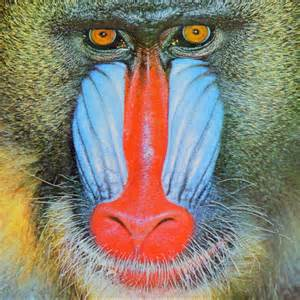
#> input picture Homework1/part1/image1.jpg, 300 x 300 px
$ jupyter execute homework1.ipynb   (shell and % lines are left out)
#> lines starting #> are read from the running program, lines starting #| are printed output that depends on the picture
### Homework1/part1/imageManip.py
import math

import numpy as np
from PIL import Image
from skimage import color, io


def load(image_path):
    """Loads an image from a file path.

    HINT: Look up `skimage.io.imread()` function.

    Args:
        image_path: file path to the image.

    Returns:
        out: numpy array of shape(image_height, image_width, 3).
    """
    out = None

    try:
        out = io.imread(image_path)
    except Exception as e:
        print(e)
        return None

    # Let's convert the image to be between the correct range.
    out = out.astype(np.float64) / 255
    return out


def crop_image(image, start_row, start_col, num_rows, num_cols):
    """Crop an image based on the specified bounds.

    Args:
        image: numpy array of shape(image_height, image_width, 3).
        start_row (int): The starting row index we want to include in our cropped image.
        start_col (int): The starting column index we want to include in our cropped image.
        num_rows (int): Number of rows in our desired cropped image.
        num_cols (int): Number of columns in our desired cropped image.

    Returns:
        out: numpy array of shape(num_rows, num_cols, 3).
    """
    out = image[start_row : start_row + num_rows, start_col : start_col + num_cols]

    return out


def dim_image(image):
    """Change the value of every pixel by following

                        x_n = 0.5*x_p^2

    where x_n is the new value and x_p is the original value.

    Args:
        image: numpy array of shape(image_height, image_width, 3).

    Returns:
        out: numpy array of shape(image_height, image_width, 3).
    """

    out = 0.5 * np.square(image)

    return out


def resize_image(input_image, output_rows, output_cols):
    """Resize an image using the nearest neighbor method.

    Args:
        input_image (np.ndarray): RGB image stored as an array, with shape
            `(input_rows, input_cols, 3)`.
        output_rows (int): Number of rows in our desired output image.
        output_cols (int): Number of columns in our desired output image.

    Returns:
        np.ndarray: Resized image, with shape `(output_rows, output_cols, 3)`.
    """
    input_rows, input_cols, channels = input_image.shape
    assert channels == 3

    # 1. Create the resized output image
    output_image = np.zeros(shape=(output_rows, output_cols, 3))

    # 2. Populate the `output_image` array using values from `input_image`
    #    > This should require two nested for loops!

    for i in range(output_rows):
        for j in range(output_cols):
            input_row = math.floor((i / output_rows) * input_rows)
            input_col = math.floor((j / output_cols) * input_cols)
            output_image[i, j] = input_image[input_row, input_col]

    # 3. Return the output image
    return output_image


def rotate2d(point, theta):
    """Rotate a 2D coordinate by some angle theta.

    Args:
        point (np.ndarray): A 1D NumPy array containing two values: an x and y coordinate.
        theta (float): An theta to rotate by, in radians.

    Returns:
        np.ndarray: A 1D NumPy array containing your rotated x and y values.
    """
    assert point.shape == (2,)
    assert isinstance(theta, float)

    x, y = point
    x_rot = x * np.cos(theta) - y * np.sin(theta)
    y_rot = x * np.sin(theta) + y * np.cos(theta)

    return np.array([x_rot, y_rot])


def rotate_image(input_image, theta):
    """Rotate an image by some angle theta.

    Args:
        input_image (np.ndarray): RGB image stored as an array, with shape
            `(input_rows, input_cols, 3)`.
        theta (float): Angle to rotate our image by, in radians.

    Returns:
        (np.ndarray): Rotated image, with the same shape as the input.
    """
    input_rows, input_cols, channels = input_image.shape
    assert channels == 3

    # 1. Create an empty output image with the same shape
    output_image = np.zeros_like(input_image)

    # 2. Compute the center of the image (we rotate around the center)
    center_y = input_rows / 2
    center_x = input_cols / 2

    # 3. Loop through each pixel in the output image
    for i in range(input_rows):
        for j in range(input_cols):
            # Convert (i, j) to (x, y) relative to image center
            y = i - center_y
            x = j - center_x

            # Apply inverse rotation to find the corresponding source position
            x_in, y_in = rotate2d(np.array([x, y]), -theta)

            # Convert back to image coordinates
            input_i = int(round(y_in + center_y))
            input_j = int(round(x_in + center_x))

            # If the mapped input position is within image bounds, copy pixel
            if 0 <= input_i < input_rows and 0 <= input_j < input_cols:
                output_image[i, j] = input_image[input_i, input_j]

    return output_image

### Homework1/part1/linalg.py
import numpy as np


def dot_product(a, b):
    """Implement dot product between the two vectors: a and b.

    (optional): While you can solve this using for loops, we recommend
    that you look up `np.dot()` online and use that instead.

    When inputs are 2-D array, `np.matmul()` and `np.dot()` have same result,
    you can also use `np.matmul()`.

    notice that `np.dot()` and `np.matmul()` need `a` with shape (x, n), `b` with shape `(n, x)
    so you need to transpose `a`, you can use syntax `a.T`.


    Args:
        a: numpy array of shape (n, x)
        b: numpy array of shape (n, x)

    Returns:
        out: numpy array of shape (x, x) (scalar if x = 1)
    """

    # Input validation
    if a.shape != b.shape:
        raise ValueError("Input arrays must have the same shape.")
    if a.ndim != 2 or b.ndim != 2:
        raise ValueError("Input arrays must be 2-dimensional.")

    # Calculate dot product
    out = np.dot(a.T, b)
    return out


def complicated_matrix_function(M, a, b):
    """Implement (a^Tb) x (Ma), `a^T` is transpose of `a`,
    (a^Tb) is matrix multiplication of a^T and b,
    (Ma) is matrix multiplication of M and a.

    You can use `np.matmul()` to do matrix multiplication.

    Args:
        M: numpy matrix of shape (x, n).
        a: numpy array of shape (n, 1).
        b: numpy array of shape (n, 1).

    Returns:
        out: numpy matrix of shape (x, 1).
    """

    # Input validation
    if a.shape != b.shape:
        raise ValueError("Input arrays must have the same shape.")
    if a.ndim != 2 or b.ndim != 2:
        raise ValueError("Input arrays must be 2-dimensional.")
    if a.shape[1] != 1 or b.shape[1] != 1:
        raise ValueError("Input arrays must have shape (n, 1).")
    if M.shape[1] != a.shape[0]:
        raise ValueError("Input arrays must have compatible shapes.")

    # Calculate (a^Tb) x (Ma)
    out = np.dot(a.T, b) * np.dot(M, a)
    return out


def eigen_decomp(M):
    """Implement eigenvalue decomposition.

    (optional): You might find the `np.linalg.eig` function useful.

    Args:
        matrix: numpy matrix of shape (m, m)

    Returns:
        w: numpy array of shape (m,) such that the column v[:,i] is the eigenvector corresponding to the eigenvalue w[i].
        v: Matrix where every column is an eigenvector.
    """

    # Input validation
    if M.shape[0] != M.shape[1]:
        raise ValueError("Input matrix must be square.")
    if M.ndim != 2:
        raise ValueError("Input matrix must be 2-dimensional.")

    # Calculate eigenvalue decomposition
    w, v = np.linalg.eig(M)
    return w, v


def euclidean_distance_native(u, v):
    """Computes the Euclidean distance between two vectors, represented as Python
    lists.

    Args:
        u (List[float]): A vector, represented as a list of floats.
        v (List[float]): A vector, represented as a list of floats.

    Returns:
        float: Euclidean distance between `u` and `v`.
    """
    # First, run some checks:
    # assert isinstance(u, list)
    # assert isinstance(v, list)
    # assert len(u) == len(v)

    if not isinstance(u, list):
        raise ValueError("Input u must be a list.")
    if not isinstance(v, list):
        raise ValueError("Input v must be a list.")
    if len(u) != len(v):
        raise ValueError("Input lists must have the same length.")

    # Compute the distance!
    # Notes:
    #  1) Try breaking this problem down: first, we want to get
    #     the difference between corresponding elements in our
    #     input arrays. Then, we want to square these differences.
    #     Finally, we want to sum the squares and square root the
    #     sum.

    # distance = np.sum(np.square(np.array(u) - np.array(v)))
    # distance = np.sqrt(distance)

    distance = np.linalg.norm(np.array(u) - np.array(v))
    return distance


def euclidean_distance_numpy(u, v):
    """Computes the Euclidean distance between two vectors, represented as NumPy
    arrays.

    Args:
        u (np.ndarray): A vector, represented as a NumPy array.
        v (np.ndarray): A vector, represented as a NumPy array.

    Returns:
        float: Euclidean distance between `u` and `v`.
    """
    # First, run some checks:
    # assert isinstance(u, np.ndarray)
    # assert isinstance(v, np.ndarray)
    # assert u.shape == v.shape

    if not isinstance(u, np.ndarray):
        raise ValueError("Input u must be a NumPy array.")
    if not isinstance(v, np.ndarray):
        raise ValueError("Input v must be a NumPy array.")
    if u.shape != v.shape:
        raise ValueError("Input arrays must have the same shape.")

    # if u.ndim != 1 or v.ndim != 1:
    #     raise ValueError("Input arrays must be 1-dimensional.")

    # Compute the distance!
    # Note:
    #  1) You shouldn't need any loops
    #  2) Some functions you can Google that might be useful:
    #         np.sqrt(), np.sum()
    #  3) Try breaking this problem down: first, we want to get
    #     the difference between corresponding elements in our
    #     input arrays. Then, we want to square these differences.
    #     Finally, we want to sum the squares and square root the
    #     sum.

    return np.linalg.norm(u - v)


def get_eigen_values_and_vectors(M, k):
    """Return top k eigenvalues and eigenvectors of matrix M. By top k
    here we mean the eigenvalues with the top ABSOLUTE values (lookup
    np.argsort for a hint on how to do so.)

    (optional): Use the `eigen_decomp(M)` function you wrote above
    as a helper function

    Args:
        M: numpy matrix of shape (m, m).
        k: number of eigen values and respective vectors to return.

    Returns:
        eigenvalues: list of length k containing the top k eigenvalues
        eigenvectors: list of length k containing the top k eigenvectors
            of shape (m,)
    """

    # Input validation
    if M.shape[0] != M.shape[1]:
        raise ValueError("Input matrix must be square.")
    if M.ndim != 2:
        raise ValueError("Input matrix must be 2-dimensional.")

    eigenvalues_all, eigenvectors_all = eigen_decomp(M)

    indices = np.argsort(np.abs(eigenvalues_all))[::-1]
    top_indices = indices[:k]

    eigenvalues = [eigenvalues_all[i] for i in top_indices]
    eigenvectors = [eigenvectors_all[:, i] for i in top_indices]

    return eigenvalues, eigenvectors

### Homework1/part1/homework1.ipynb
<a href="https://colab.research.google.com/github/HakureiPOI/computer-vision-2025/blob/main/Homework1/Homework1/part1/homework1.ipynb" target="_parent"></a>

# 220110720 HakureiPOI

本 notebook 在 colab 上执行，本地执行可注释掉下面三个单元格

[cell 1]
import sys

sys.path.append('/content/computer-vision-2025/Homework1/Homework1/part1')

---

# Homework 1
In this homework, we will go through basic linear algebra, NumPy, and image manipulation using Python to get everyone on the same page for the prerequisite skills for this class.

One of the aims of this homework assignment is to get you to start getting comfortable searching for useful library functions online. So in many of the functions you will implement, you will have to look up helper functions.

[cell 2]
# Imports the print function from newer versions of python
from __future__ import print_function

# Setup

# The Random module implements pseudo-random number generators
import random

# Numpy is the main package for scientific computing with Python.
# This will be one of our most used libraries in this class
import numpy as np

# The Time library helps us time code runtimes
import time


# Imports all the methods in each of the files: linalg.py and imageManip.py
from linalg import *
from imageManip import *


# Matplotlib is a useful plotting library for python
import matplotlib.pyplot as plt
# This code is to make matplotlib figures appear inline in the
# notebook rather than in a new window.
plt.rcParams['figure.figsize'] = (10.0, 8.0) # set default size of plots
plt.rcParams['image.interpolation'] = 'nearest'
plt.rcParams['image.cmap'] = 'gray'


# Some more magic so that the notebook will reload external python modules;
# see http://stackoverflow.com/questions/1907993/autoreload-of-modules-in-ipython

# Question 1: Linear Algebra and NumPy Review
In this section, we will review linear algebra and learn how to use vectors and matrices in python using numpy. By the end of this section, you will have implemented all the required methods in `linalg.py`.

## Question 1.1 (5 points)
First, let's test whether you can define the following matrices and vectors using numpy. Look up `np.array()` for help. In the next code block, define $M$ as a $(4, 3)$ matrix, $a$ as a $(3,1)$ row vector and $b$ as a $(3, 1)$ column vector:

$$M = \begin{bmatrix}
1 & 2 & 3 \\
4 & 5 & 6 \\
7 & 8 & 9 \\
10 & 11 & 12 \end{bmatrix}
$$

$$a = \begin{bmatrix}
1 \\ 1 \\ 0
\end{bmatrix}
$$

$$b = \begin{bmatrix}
-1 \\ 2 \\ 5
\end{bmatrix}
$$

[cell 3]
M = np.array([[1, 2, 3],
              [4, 5, 6],
              [7, 8, 9],
              [10, 11, 12]])

a = np.array([[1],
              [1],
              [0]])

b = np.array([[-1],
              [2],
              [5]])

print("M = \n", M)
print("The size of M is: ", M.shape)
print()
print("a = ", a)
print("The size of a is: ", a.shape)
print()
print("b = ", b)
print("The size of b is: ", b.shape)

## Question 1.2 (5 points)
Implement the `dot_product()` method in `linalg.py` and check that it returns the correct answer for $a^Tb$.
To transpose a 2-D array, you can use the syntax `array.T`

[cell 4]
# Now, let's test out this dot product. Your answer should be [[1]].
aDotB = dot_product(a, b)
print(aDotB)

print("The size is: ", aDotB.shape)

## Question 1.3 (5 points)
Implement the `complicated_matrix_function()` method in `linalg.py` and use it to compute $(a^Tb)\times(Ma)$,($a^Tb$) is matrix multiplication of $a^T$ and b, ($Ma$) is matrix multiplication of M and a.

IMPORTANT NOTE: The `complicated_matrix_function()` method expects all inputs to be two dimensional numpy arrays, as opposed to 1-D arrays.  This is an important distinction, because 2-D arrays can be transposed, while 1-D arrays cannot.

[cell 5]
# Your answer should be $[[3], [9], [15], [21]]$ of shape(4, 1).
ans = complicated_matrix_function(M, a, b)
print(ans)
print()
print("The size is: ", ans.shape)

[cell 6]
M_2 = np.array(range(4)).reshape((2,2))
a_2 = np.array([[1,1]]).T
b_2 = np.array([[10, 10]]).T
print(M_2.shape)
print(a_2.shape)
print(b_2.shape)
print()

# Your answer should be $[[20], [100]]$ of shape(2, 1).
ans = complicated_matrix_function(M_2, a_2, b_2)
print(ans)
print()
print("The size is: ", ans.shape)

## Question 1.4 (10 points)
Implement `eigen_decomp()` and `get_eigen_values_and_vectors()` methods. In this method, perform eigenvalue decomposition on the following matrix and return the largest k eigen values and corresponding eigen vectors (k is specified in the method calls below).

$$M = \begin{bmatrix}
1 & 2 & 3 \\
4 & 5 & 6 \\
7 & 8 & 9 \end{bmatrix}
$$

[cell 7]
# Let's define M.
M = np.array([[1,2,3],[4,5,6],[7,8,9]])

# Now let's grab the first eigenvalue and first eigenvector.
# You should get back a single eigenvalue and a single eigenvector.
val, vec = get_eigen_values_and_vectors(M[:,:3], 1)
print("First eigenvalue =", val[0])
print()
print("First eigenvector =", vec[0])
print()
assert len(vec) == 1

# Now, let's get the first two eigenvalues and eigenvectors.
# You should get back a list of two eigenvalues and a list of two eigenvector arrays.
val, vec = get_eigen_values_and_vectors(M[:,:3], 2)
print("Eigenvalues =", val)
print()
print("Eigenvectors =", vec)
assert len(vec) == 2

## Question 1.5 (10 points)

To wrap up our overview of NumPy, let's implement something fun &mdash; a helper function for computing the Euclidean distance between two $n$-dimensional points!

In the 2-dimensional case, computing the Euclidean distance reduces to solving the Pythagorean theorem $c = \sqrt{a^2 + b^2}$:

...where, given two points $(x_1, y_1)$ and $(x_2, y_2)$, $a = x_1 - x_2$ and $b = y_1 - y_2$.

More generally, given two $n$-dimensional vectors, the Euclidean distance can be computed by:

1. Performing an elementwise subtraction between the two vectors, to get $n$ difference values.
2. Squaring each of the $n$ difference values, and summing the squares.
4. Taking the square root of our sum.

Alternatively, the Euclidean distance between length-$n$ vectors $u$ and $v$ can be written as:

$
\quad\textbf{distance}(u, v) = \sqrt{\sum_{i=1}^n (u_i - v_i)^2}
$

Try implementing this function: first using native Python with a `for` loop in the `euclidean_distance_native()` function, then in NumPy **without any loops** in the `euclidean_distance_numpy()` function.
We've added some `assert`  statements here to help you check functionality (if it prints nothing, then your implementation is correct)!

[cell 8]
## Testing native Python function
assert euclidean_distance_native([7.0], [6.0]) == 1.0
assert euclidean_distance_native([7.0, 0.0], [3.0, 3.0]) == 5.0
assert euclidean_distance_native([7.0, 0.0, 0.0], [3.0, 0.0, 3.0]) == 5.0

[cell 9]
## Testing NumPy function
assert euclidean_distance_numpy(
    np.array([7.0]),
    np.array([6.0])
) == 1.0
assert euclidean_distance_numpy(
    np.array([7.0, 0.0]),
    np.array([3.0, 3.0])
) == 5.0
assert euclidean_distance_numpy(
    np.array([7.0, 0.0, 0.0]),
    np.array([3.0, 0.0, 3.0])
) == 5.0

Next, let's take a look at how these two implementations compare in terms of runtime:

[cell 10]
n = 1000

# Create some length-n lists and/or n-dimensional arrays
a = [0.0] * n
b = [10.0] * n
a_array = np.array(a)
b_array = np.array(b)

# Compute runtime for native implementation
start_time = time.time()
for i in range(10000):
    euclidean_distance_native(a, b)
print("Native:", (time.time() - start_time), "seconds")

# Compute runtime for numpy implementation
# Start by grabbing the current time in seconds
start_time = time.time()
for i in range(10000):
    euclidean_distance_numpy(a_array, b_array)
print("NumPy:", (time.time() - start_time), "seconds")

As you can see, doing vectorized calculations (i.e. no for loops) with NumPy results in significantly faster computations!

# Part 2: Image Manipulation

Now that you are familiar with using matrices and vectors. Let's load some images and treat them as matrices and do some operations on them. By the end of this section, you will have implemented all the methods in `imageManip.py`

[cell 11]
# Run this code to set the locations of the images we will be using.
# You can change these paths to point to your own images if you want to try them out for fun.

image1_path = './image1.jpg'
image2_path = './image2.jpg'

def display(img):
    # Show image
    plt.figure(figsize = (5,5))
    plt.imshow(img)
    plt.axis('off')
    plt.show()

## Question 2.1 (5 points)
Implement the load method in imageManip.py and read the display method below. We will use these two methods through the rest of the notebook to visualize our work.

[cell 12]
image1 = load(image1_path)
#> in load, out is the input picture: shape (300, 300, 3); mean R, G, B 137.8, 129.1, 113.5

display(image1)

## Question 2.2 (5 points)
One of the most common operations we perform when working with images is rectangular **cropping**, or the action of removing unwanted outer areas of an image.

Take a look at this code we've written to crop out everything but the eyes of our baboon from above:

[cell 13]
display(image1[10:60, 70:230, :])
#> in display (call 2), `plt.show()`:
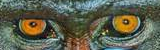
#> shown: shape (50, 160, 3) float64; mean R, G, B 0.366, 0.382, 0.31

Implement the `crop_image()` method by taking in the starting row index, starting column index, number of rows, and number of columns, and outputting the cropped image.

Then, in the cell below, see if you can pull out a 100x100 square from each corner of the original `image1`: the top left, top right, bottom left, and bottom right.

[cell 14]
r, c = image1.shape[0], image1.shape[1]

top_left_corner = crop_image(image1, 0, 0, 100, 100)
#> in crop_image, `out = image[start_row : start_row + num_rows, start_col : start_col + ..`:
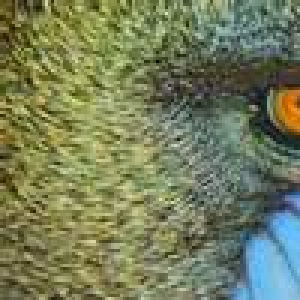
#> out: shape (100, 100, 3) float64 (shown 3 times larger); mean R, G, B 0.458, 0.493, 0.358
top_right_corner = crop_image(image1, 0, c-100, 100, 100)
#> call 2 of crop_image, with start_row = 0, start_col = 200, num_rows = 100, num_cols = 100
#> in crop_image (call 2), `out = image[start_row : start_row + num_rows, start_col : start_col + ..`:
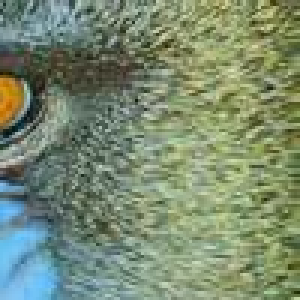
#> out: shape (100, 100, 3) float64 (shown 3 times larger); mean R, G, B 0.479, 0.545, 0.443
bottom_left_corner = crop_image(image1, r-100, 0, 100, 100)
#> call 3 of crop_image, with start_row = 200, start_col = 0, num_rows = 100, num_cols = 100
#> in crop_image (call 3), `out = image[start_row : start_row + num_rows, start_col : start_col + ..`:
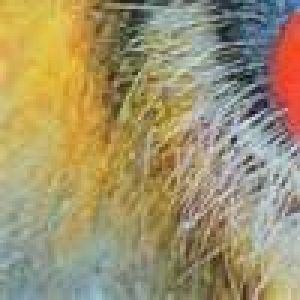
#> out: shape (100, 100, 3) float64 (shown 3 times larger); mean R, G, B 0.627, 0.576, 0.427
bottom_right_corner = crop_image(image1, r-100, c-100, 100, 100)
#> call 4 of crop_image, with start_row = 200, start_col = 200, num_rows = 100, num_cols = 100
#> in crop_image (call 4), `out = image[start_row : start_row + num_rows, start_col : start_col + ..`:
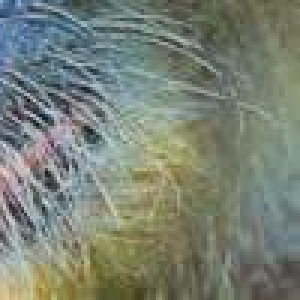
#> out: shape (100, 100, 3) float64 (shown 3 times larger); mean R, G, B 0.477, 0.508, 0.46

display(top_left_corner)
display(top_right_corner)
display(bottom_left_corner)
display(bottom_right_corner)

## Question 2.3 (10 points)
Implement the `dim_image()` method by converting images according to  $x_n = 0.5*x_p^2$ for every pixel, where $x_n$ is the new value and $x_p$ is the original value.

Note: Since all the pixel values of the image are in the range $[0, 1]$, the above formula will result in reducing these pixels values and therefore make the image dimmer.

[cell 15]
new_image = dim_image(image1)
#> (the rest of the program and of its run is left out)
